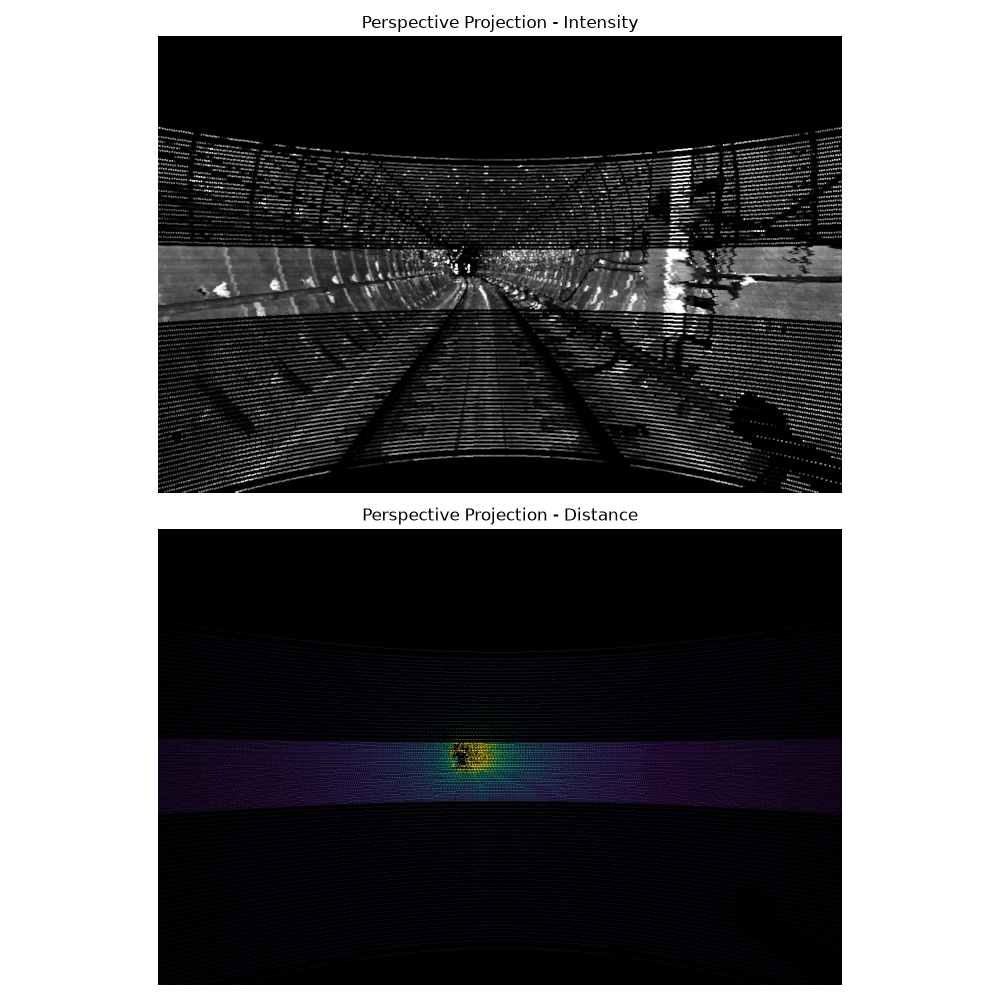

Reproduce this figure in Python.
import sys, numpy as np
import matplotlib.pyplot as plt
from pathlib import Path
sys.path.append('d:/LIDAR')
from rail_detection.loader import load_frame

dataset_dir = Path('D:/Датасет')
points, _ = load_frame(dataset_dir / 'roundT_pressureGate_roundT')

x = points['x']
y = points['y']
z = points['z']
intensity = points['intensity']

Z_c = -y
X_c = x
Y_c = -z

front = Z_c > 1.0
X_c = X_c[front]
Y_c = Y_c[front]
Z_c = Z_c[front]
intensity = intensity[front]
dist = np.sqrt(X_c**2 + Y_c**2 + Z_c**2)

W, H = 1200, 800
fov_h = np.radians(80) 
f = W / (2 * np.tan(fov_h / 2))
cx, cy = W / 2, H / 2

u = (f * X_c / Z_c + cx).astype(np.int32)
v = (f * Y_c / Z_c + cy).astype(np.int32)

valid = (u >= 0) & (u < W) & (v >= 0) & (v < H)
u = u[valid]
v = v[valid]
intensity = intensity[valid]
dist = dist[valid]

img_intensity = np.zeros((H, W))
img_dist = np.full((H, W), np.nan)

order = np.argsort(dist)[::-1]
u = u[order]
v = v[order]
intensity = intensity[order]
dist = dist[order]

img_intensity[v, u] = intensity
img_dist[v, u] = dist

from scipy.ndimage import maximum_filter
img_intensity_dense = maximum_filter(img_intensity, size=3)

fig, (ax1, ax2) = plt.subplots(2, 1, figsize=(10, 10))
ax1.imshow(img_intensity_dense, cmap='gray', vmin=np.percentile(intensity, 5), vmax=np.percentile(intensity, 99))
ax1.set_title("Perspective Projection - Intensity")
ax1.axis('off')

cmap = plt.cm.viridis.copy()
cmap.set_bad('black')
im2 = ax2.imshow(img_dist, cmap=cmap, vmin=0, vmax=60)
ax2.set_title("Perspective Projection - Distance")
ax2.axis('off')

plt.tight_layout()
plt.savefig('d:/LIDAR/test_camera.png')
